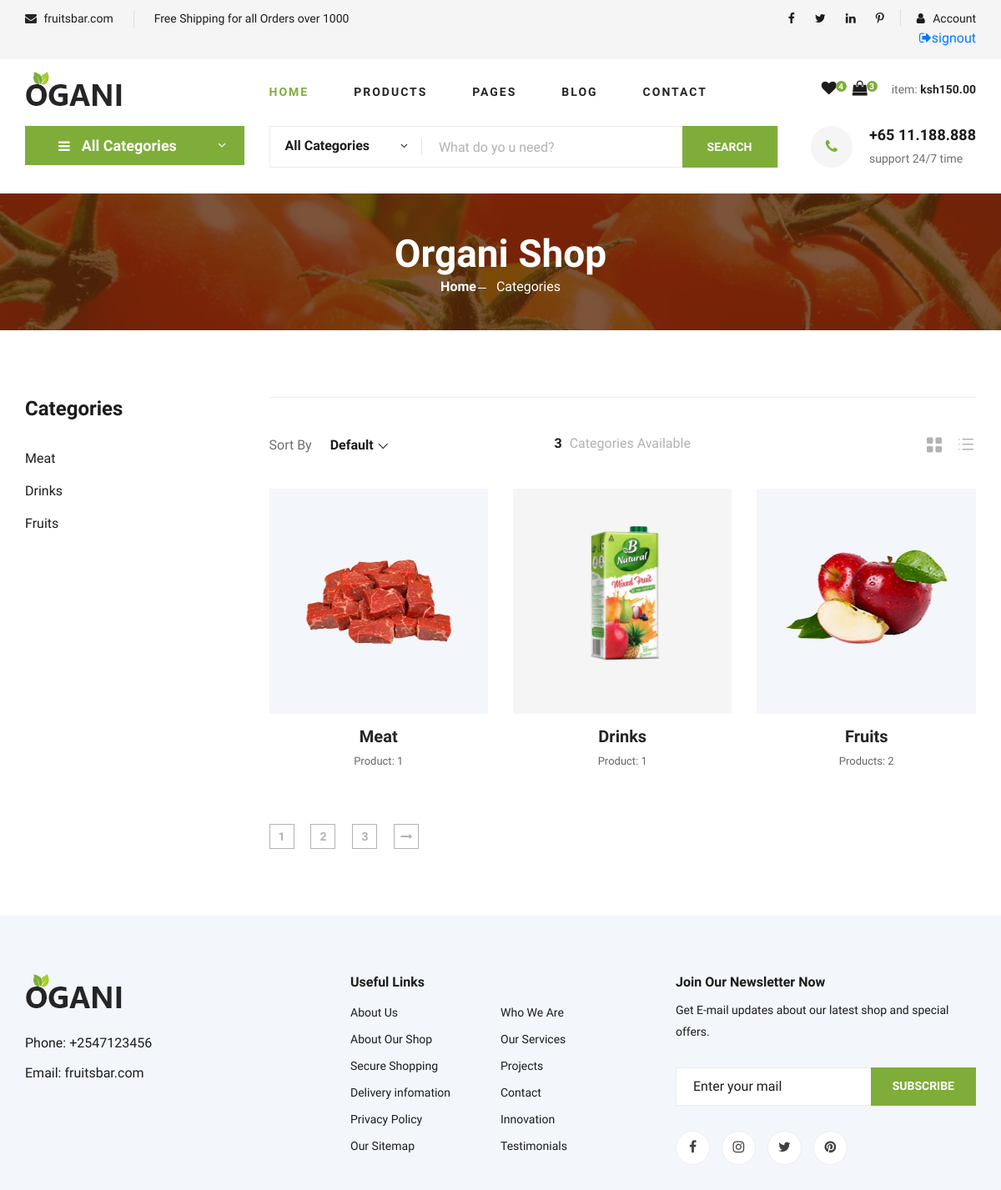
Page /categories/ on the committed database.
### core/models.py (models this page shows, shortened)
class Category (models.Model):
    cid= ShortUUIDField(unique=True,length=10, max_length=20, prefix="cag",alphabet="abcdef012345")
    title=models.CharField(max_length=100,default="food")
    image=models.ImageField(upload_to="category")
    class Meta:
        verbose_name_plural="Categories"

### core/views.py (the view)
# urls.py: path("categories/",categories_view, name="category-list"),
def categories_view(request):
    categories=Category.objects.all()
    context={
        "categories":categories
    }
    return render (request,'core/categories.html',context)

### core/context_processor.py (called while the page is built)
def default(request):
    categories =Category.objects.all()
    return{
        'categories':categories
    }

### templates/core/categories.html (shortened to what this page needs)
{% extends 'partials/base.html'%}
{% load static%}
{% block content %}
    <section class="hero hero-normal">
        <div class="container">
            <div class="row">
                <div class="col-lg-3">
                    <div class="hero__categories">
                        <div class="hero__categories__all">
                            <i class="fa fa-bars"></i>
                            <span>All Categories</span>
                        </div>
                    </div>
                </div>
                <div class="col-lg-9">
                    <div class="hero__search">
                        <div class="hero__search__form">
                            <form action="#">
                                <div class="hero__search__categories">
                                    All Categories
                                    <span class="arrow_carrot-down"></span>
                                </div>
                                <input type="text" placeholder="What do yo u need?">
                                <button type="submit" class="site-btn">SEARCH</button>
                            </form>
                        </div>
                        <div class="hero__search__phone">
                            <div class="hero__search__phone__icon">
                                <i class="fa fa-phone"></i>
                            </div>
                            <div class="hero__search__phone__text">
                                <h5>+65 11.188.888</h5>
                                <span>support 24/7 time</span>
                            </div>
                        </div>
                    </div>
                </div>
            </div>
        </div>
    </section>
    <section class="breadcrumb-section set-bg" data-setbg="{% static 'img/breadcrumb.jpg'%}">
        <div class="container">
            <div class="row">
                <div class="col-lg-12 text-center">
                    <div class="breadcrumb__text">
                        <h2>Organi Shop</h2>
                        <div class="breadcrumb__option">
                            <a href="./index.html">Home</a>
                            <span>Categories</span>
                        </div>
                    </div>
                </div>
            </div>
        </div>
    </section>
 <section class="product spad">
    <div class="container">
        <div class="row">
            <div class="col-lg-3 col-md-5">
                <div class="sidebar">
                    <div class="sidebar__item">
                        <h4>Categories</h4>
                        <ul>
                            {% for c in categories %}
                            <li><a href="#">{{c.title}}</a></li>
                            {% endfor %}
                        </ul>
                    </div>
                </div>
            </div>
            <div class="col-lg-9 col-md-7">
                <div class="filter__item">
                    <div class="row">
                        <div class="col-lg-4 col-md-5">
                            <div class="filter__sort">
                                <span>Sort By</span>
                            </div>
                        </div>
                        <div class="col-lg-4 col-md-4">
                            <div class="filter__found">
                                <h6><span>{{categories.count}}</span> Categories Available</h6>
                            </div>
                        </div>
                        <div class="col-lg-4 col-md-3">
                            <div class="filter__option">
                                <span class="icon_grid-2x2"></span>
                                <span class="icon_ul"></span>
                            </div>
                        </div>
                    </div>
                </div>
                <div class="row">
                    {% for c in categories %}
                    <div class="col-lg-4 col-md-6 col-sm-6">
                        <div class="product__item">
                            <a href="{% url 'core:category-product-list' c.cid %}">
                                <div class="product__item__pic set-bg" data-setbg="{{c.image.url}}">
                                </div>
                            </a>
                            <div class="featured__item__text">
                                <h6><a href="#">{{c.title}}</a></h6>
                                <h4>Product{{c.category.count|pluralize:'s'}}: {{c.category.count}}</h4>
                            </div>
                        </div>
                    </div>
                    {% endfor %}
                </div>
                <div class="product__pagination">
                    <a href="#">1</a>
                    <a href="#">2</a>
                    <a href="#">3</a>
                    <a href="#"><i class="fa fa-long-arrow-right"></i></a>
                </div>
            </div>
        </div>
    </div>
</section>
  {% endblock content%}

### rows in the picture
Category: title "Meat", shows a picture, category.count "1"
Category: title "Drinks", shows a picture, category.count "1"
Category: title "Fruits", shows a picture, category.count "2"

### other values in the picture
{{ categories.count }} "3"
